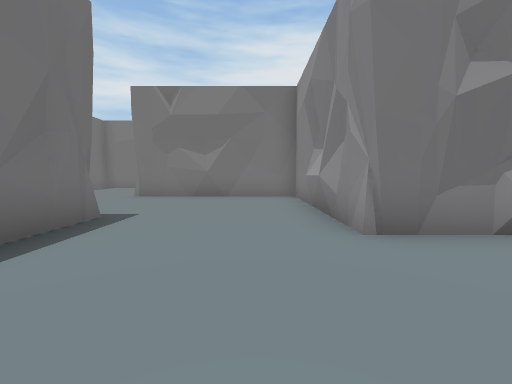
View 1 (above)

24 first-person views from a walk through a Unity game level. The camera is 1.5 m above the floor, tilts 4° down and sees 90° across. The floor is counted in squares, 2 m on a side. Each view is taken from the middle of a square. On the plan, view 1 faces up. The plan holds only what a view shows up to about 9 squares ahead; the rest is blank. The place goes on beyond the plan. The player is left out.

View 2
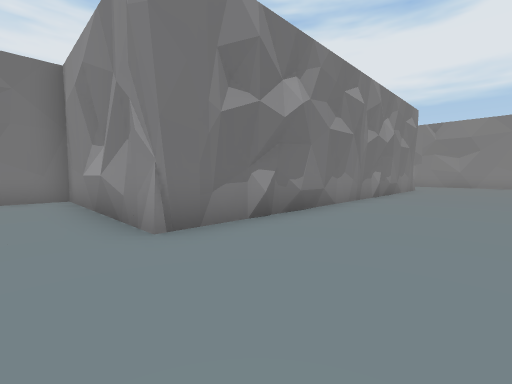

View 3
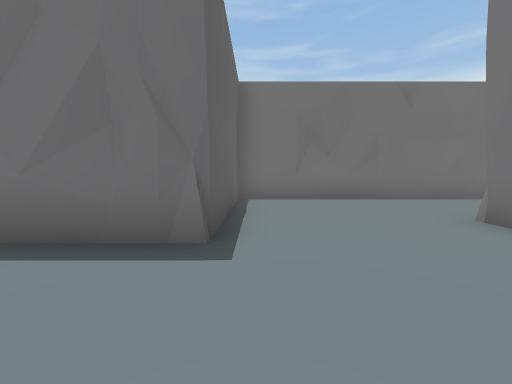

View 4
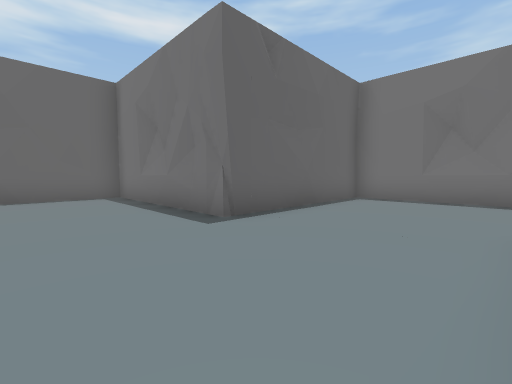

View 5
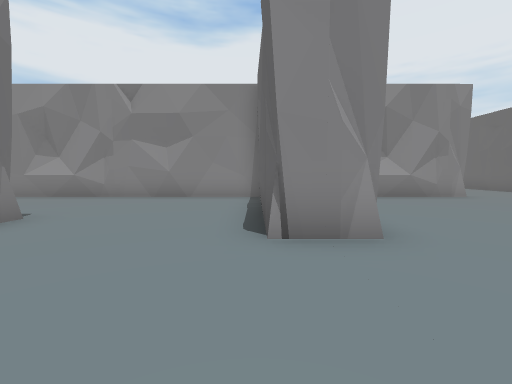

View 6
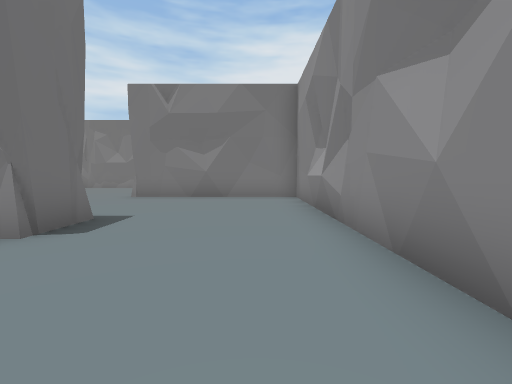

View 7
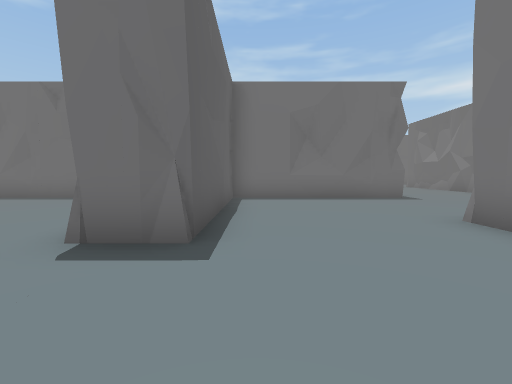

View 8
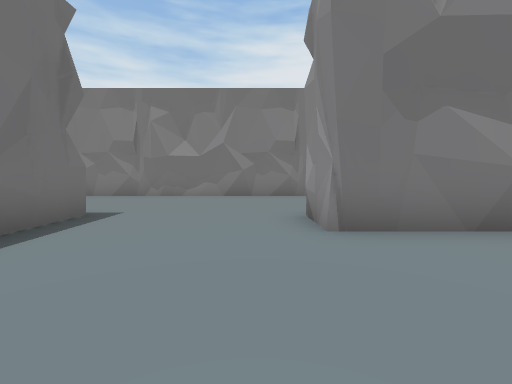

View 9
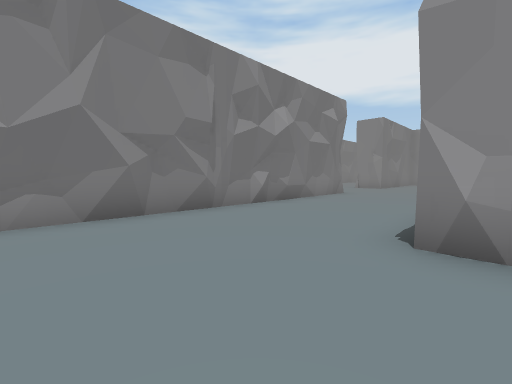

View 10
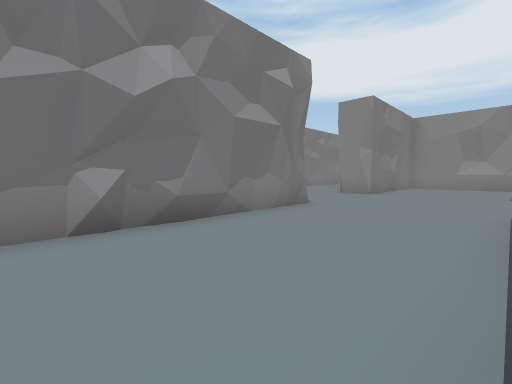

View 11
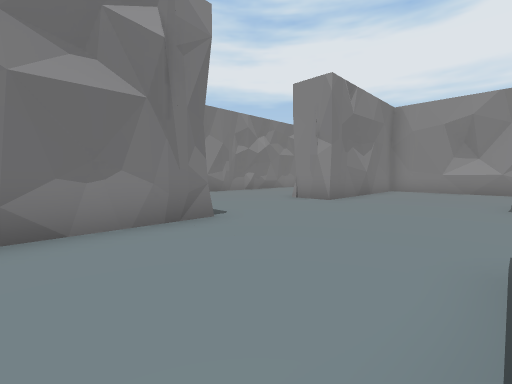

View 12
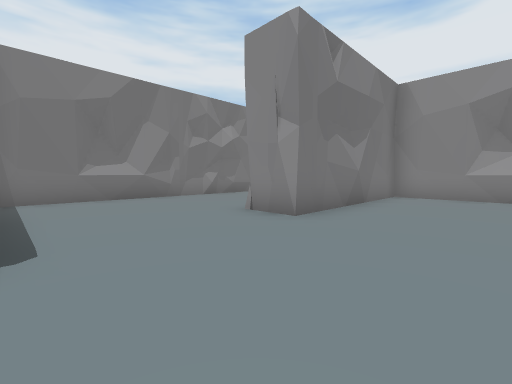

View 13
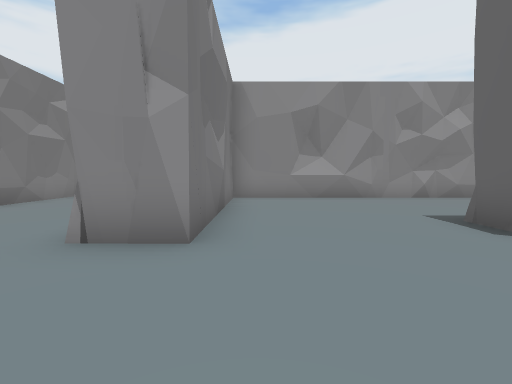

View 14
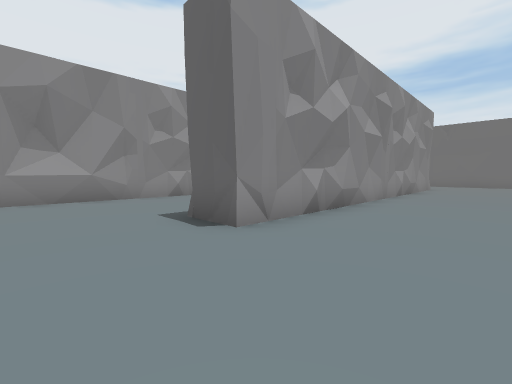

View 15
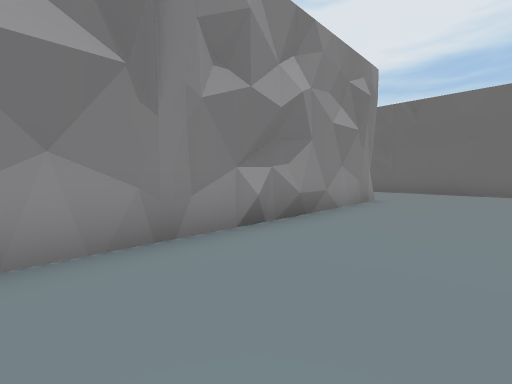

View 16
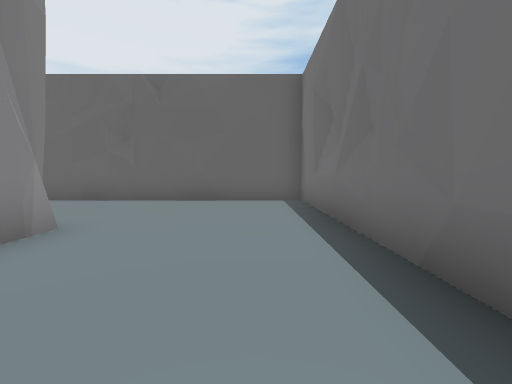

View 17
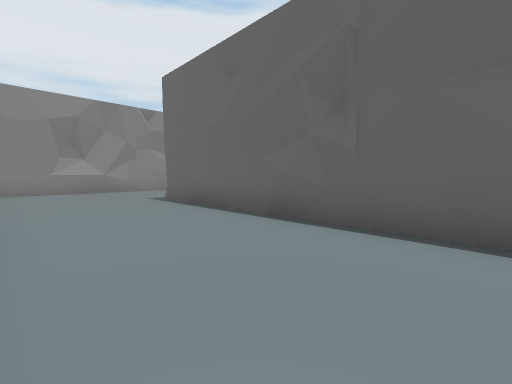

View 18
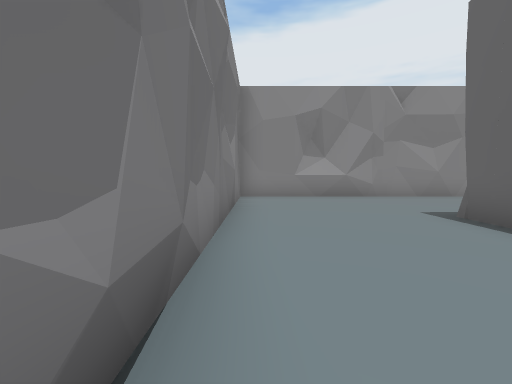

View 19
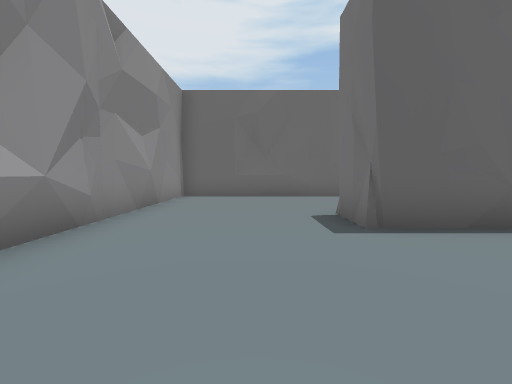

View 20
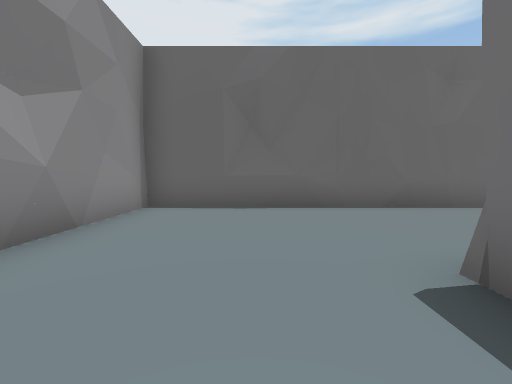

View 21
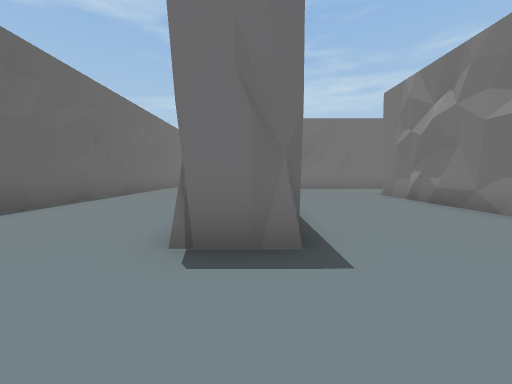

View 22
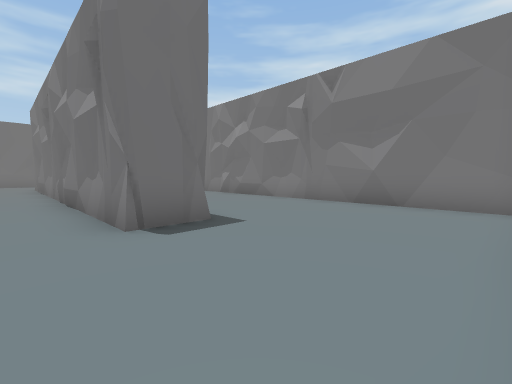

View 23
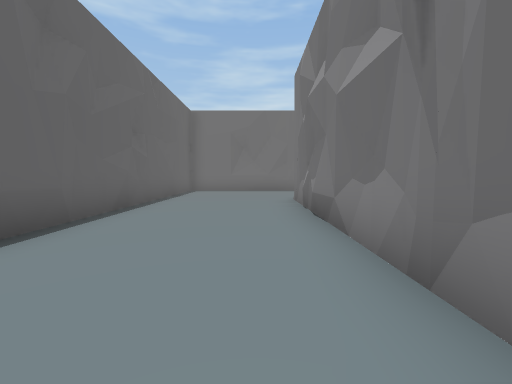

View 24
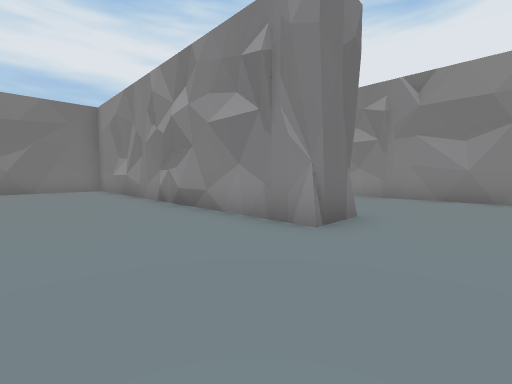

### Floor plan
Key: @ floor where view 1 was taken; # wall or solid block; . floor.
Columns run from 11 left of view 1 to 18 right of it. Each row starts with its distance up from view 1.
 30               ###########
 29               .........
 28               ........
 27               .......
 26               ....#
 25 ##############....######
 24  ......................#
 23  ......................#
 22   .....................#
 21   .....................#
 20    #...####### ...##...#
 19    #.........# ...# ...#
 18    #.........# ...# ...#
 17    #.........# ...# ...#
 16    #.........# ...# ...#     #
 15    ######....# ...# ...#  ...#
 14         #....# ...# ...##....#
 13       .......# ...# .........#
 12    # ........# ...# .........#
 11    #.........##...#
 10    #...###  ###...#
  9    #...#######....############
  8    #.........#...............#
  7    #.........#...............#
  6    #.........#...............#
  5    #.........#...............#
  4    ######....############....#
  3         #....############....#
  2         #....................#
  1         #....................#
  0         #..@.................#
 -1         ######################

Positions as (right, up) in squares from view 1, and headings:
1: (0, 0), facing up
2: (0, 0), facing up-right
3: (0, 5), facing left
4: (0, 8), facing down-left
5: (-7, 10), facing right
6: (0, 11), facing up
7: (0, 16), facing left
8: (-5, 16), facing up
9: (-7, 20), facing up-right
10: (-3, 21), facing up-right
11: (0, 21), facing up-right
12: (3, 22), facing up-right
13: (4, 24), facing right
14: (4, 23), facing down-right
15: (4, 16), facing down-right
16: (4, 12), facing down
17: (6, 8), facing down-right
18: (9, 8), facing right
19: (15, 8), facing down
20: (15, 5), facing down
21: (16, 4), facing left
22: (17, 2), facing up-left
23: (9, 2), facing left
24: (9, 12), facing up-right
